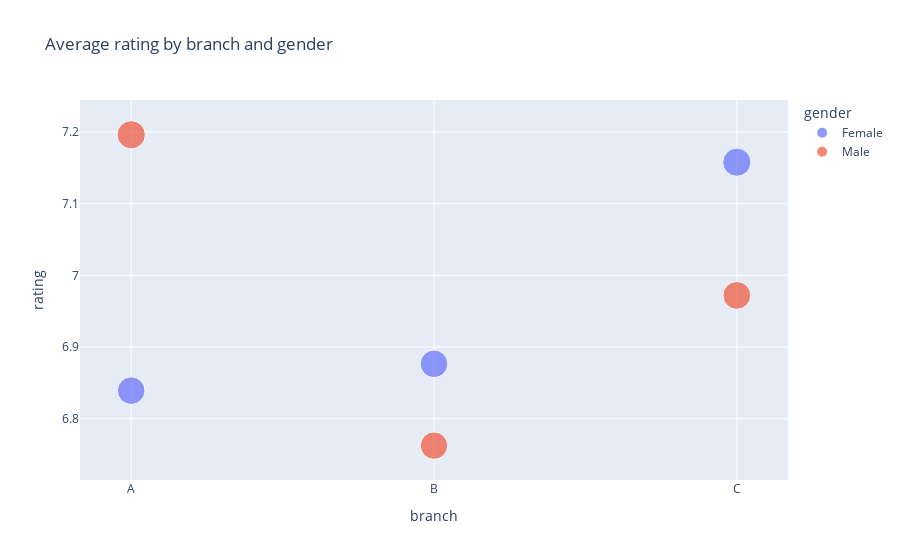

This figure's notebook cell:
### Code cell
px.scatter(data_frame=average_rating_by_branch_gender, x='branch', y='rating', color='gender', size='rating',  title='Average rating by branch and gender')

### Figure 1 — Plotly figure (JSON) as saved in the notebook; plotly's stock layout.template omitted (floating-point values rounded to 4 significant figures)
{"data": [{"hovertemplate": "gender=Female<br>branch=%{x}<br>rating=%{marker.size}<extra></extra>", "legendgroup": "Female", "marker": {"color": "#636efa", "size": [6.839, 6.877, 7.158], "sizemode": "area", "sizeref": 0.01799, "symbol": "circle"}, "mode": "markers", "name": "Female", "orientation": "v", "showlegend": true, "type": "scatter", "x": ["A", "B", "C"], "xaxis": "x", "y": [6.839, 6.877, 7.158], "yaxis": "y"}, {"hovertemplate": "gender=Male<br>branch=%{x}<br>rating=%{marker.size}<extra></extra>", "legendgroup": "Male", "marker": {"color": "#EF553B", "size": [7.196, 6.762, 6.972], "sizemode": "area", "sizeref": 0.01799, "symbol": "circle"}, "mode": "markers", "name": "Male", "orientation": "v", "showlegend": true, "type": "scatter", "x": ["A", "B", "C"], "xaxis": "x", "y": [7.196, 6.762, 6.972], "yaxis": "y"}], "layout": {"legend": {"itemsizing": "constant", "title": {"text": "gender"}, "tracegroupgap": 0}, "title": {"text": "Average rating by branch and gender"}, "xaxis": {"anchor": "y", "domain": [0, 1], "title": {"text": "branch"}}, "yaxis": {"anchor": "x", "domain": [0, 1], "title": {"text": "rating"}}}}
